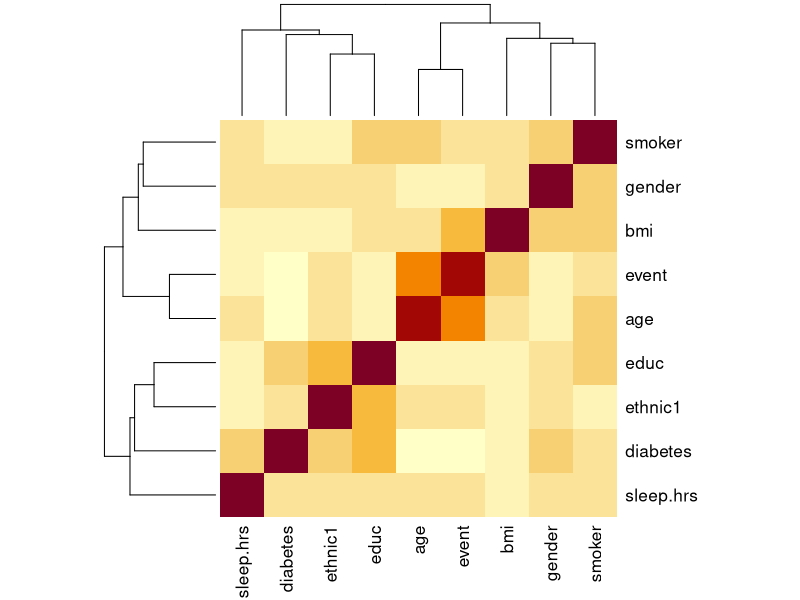
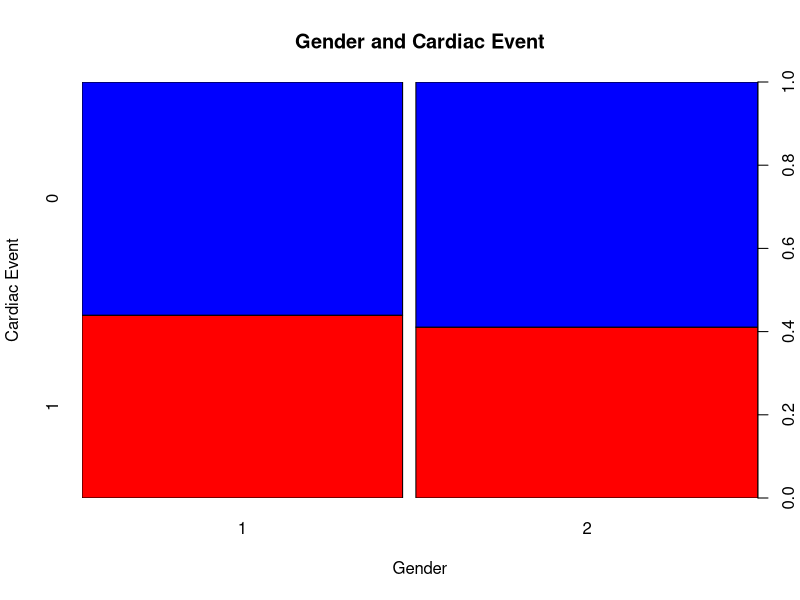
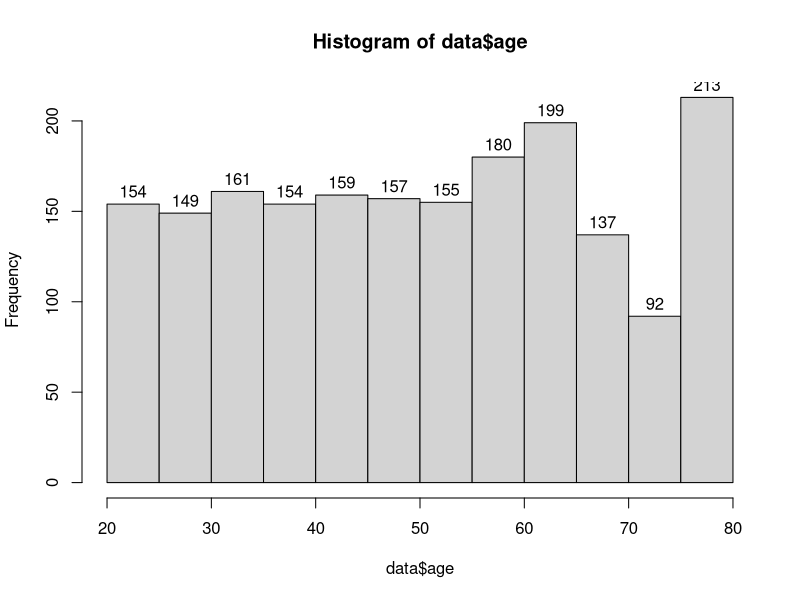
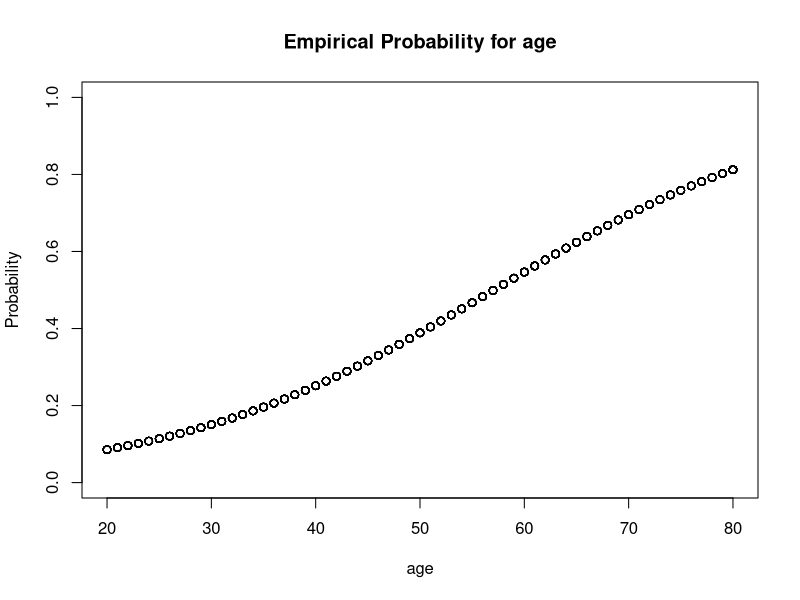
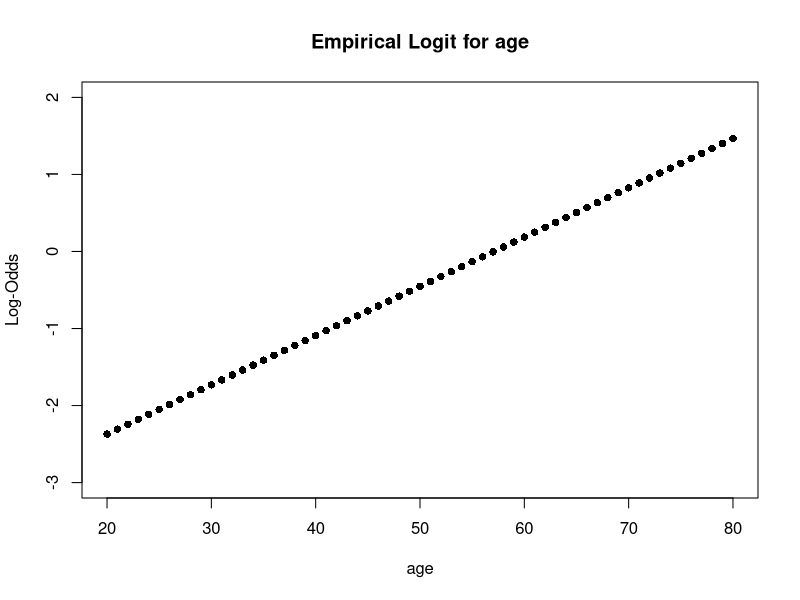
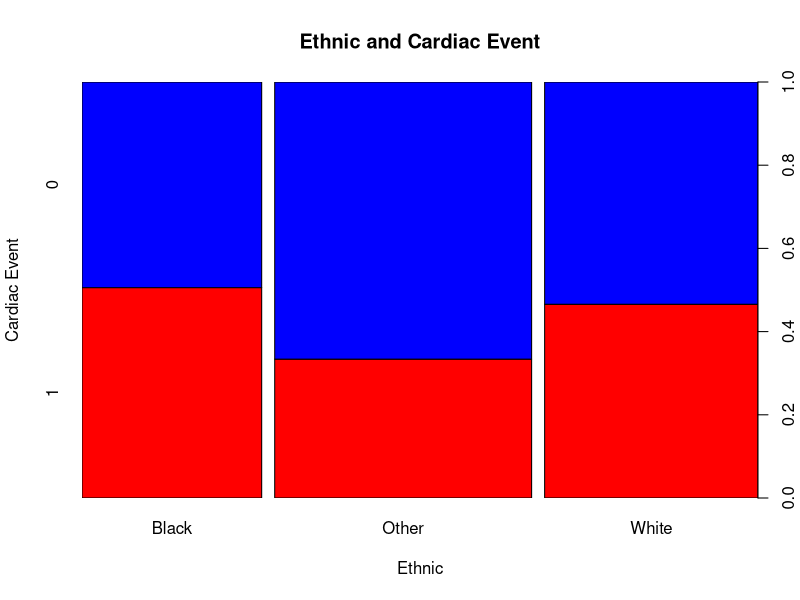
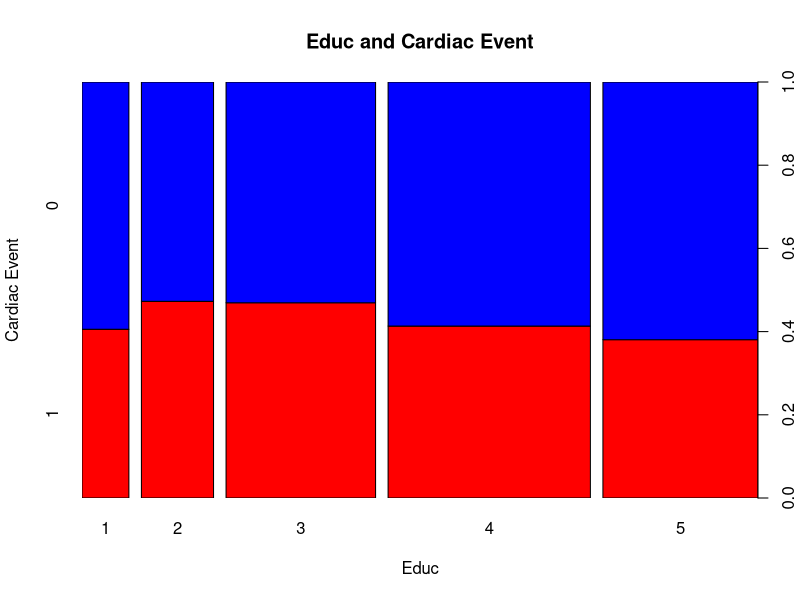
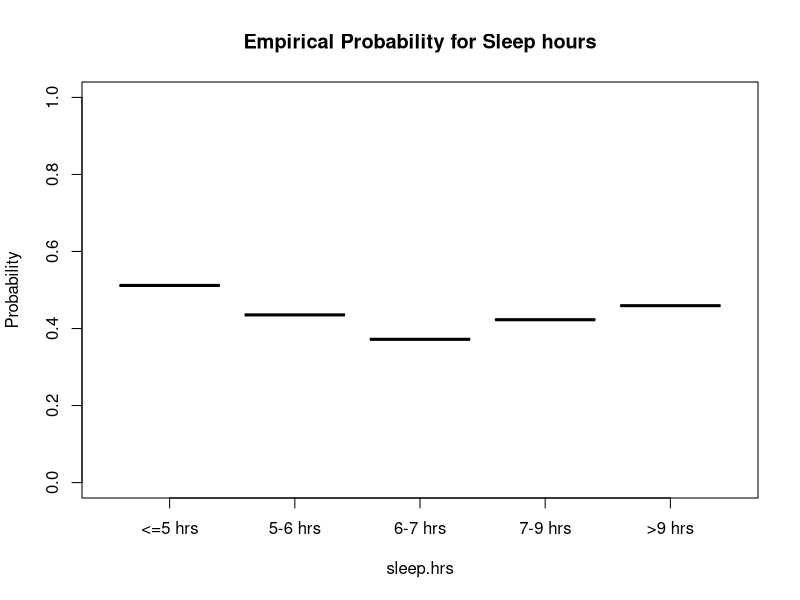

These charts were generated, in order, by the following R code: (Note: this script raises an error after producing the figures.)
## ---- chunk 1
knitr::opts_chunk$set(echo = TRUE)
## ---- chunk 2
# Loading required packages
library(dplyr)
library(ggplot2)
library("vcdExtra")
library(lmtest)
library(MASS)

## ---- chunk 3
# Load the CSV file
data_old <- read.csv("final_cardiac_data.csv")

# Data Overview
head(data_old)
## ---- chunk 4
# Remove identifier columns
data <- data_old[, !(names(data_old) %in% c("X", "seqn"))]

# Run summary statistics to get overview
summary(data)
## ---- chunk 5
# Find the correlation between each predictor
# Use it to check for collinearity when running regression models to predict missing values
cor_matrix <- cor(na.omit(data))
cor_matrix
## ---- chunk 6
# Use heat map to visualize correlation matrix 
heatmap(cor_matrix)
## ---- chunk 7
table(data$event)
data$event <- as.factor(data$event)
## ---- chunk 8
table(data$gender)
data$gender <- as.factor(data$gender)

gender_tab <- table(data$event, data$gender)

# Mosaic plot for gender
spineplot(t(gender_tab), main = "Gender and Cardiac Event", 
          xlab="Gender", ylab="Cardiac Event", col=c("red","blue"))
## ---- chunk 9
hist(data$age, labels = T)

# Slicing plot for age
age.fac = factor(cut(data$age, breaks=15),labels=1:15)
table(age.fac)

# Empirical probs for each category
age.prob <- tapply(data$event, age.fac, mean)
age.slice.avg <- tapply(data$age, age.fac, mean)
age.elogits <- log(age.prob/(1-age.prob))
# Run logistic regression on simulated data
age.out <- glm(event ~ age, data = data, family = 'binomial')

# Graph predicted and empirical probabilities
plot(data$age, age.out$fitted.values, ylab='Probability', ylim=c(0,1), xlab = 'age', main='Empirical Probability for age')
points(age.slice.avg, age.prob, pch=16, col='blue')

age.pred <- age.out$fitted.value
age.plogits <- log(age.pred/(1-age.pred))
plot(data$age, age.plogits, pch=16, ylab='Log-Odds', ylim=c(-3, 2), xlab = 'age', main='Empirical Logit for age')
points(age.slice.avg, age.elogits, pch=16, col='blue')
## ---- chunk 10
table(data$ethnic1)
data <- data %>%
  mutate(ethnic1 = case_when(
    ethnic1 == 1 ~ "Other",
    ethnic1 == 2 ~ "Other",
    ethnic1 == 3 ~ "White",
    ethnic1 == 4 ~ "Black",
    ethnic1 == 5 ~ "Other",
    TRUE ~ as.character(ethnic1)
  ))

ethnic_tab <- table(data$event, data$ethnic1)
spineplot(t(ethnic_tab), main = "Ethnic and Cardiac Event", 
          xlab="Ethnic", ylab="Cardiac Event", col=c("red","blue"))

data$ethnic1 <- as.factor(data$ethnic1)
## ---- chunk 11
table(data$educ)
# Since educ = 9 means Don't know, it's hard to assign value and with only one record. Remove the record
data <- data[data$educ != 9, ]

educ_tab <- table(data$event, data$educ)
spineplot(t(educ_tab), main = "Educ and Cardiac Event", 
          xlab="Educ", ylab="Cardiac Event", col=c("red","blue"))

CMHtest(educ_tab)
data$educ <- as.factor(data$educ)
## ---- chunk 12
# Only keep records without N/A value to do the predict
data_no_na <- na.omit(data)
## ---- chunk 13
# According to the correlation, use the highest possible predictors
# Use linear regression or logistic regression to predict the value of the NA
sleep_fit <- lm(sleep.hrs ~ gender+age+ethnic1+educ, data)
summary(sleep_fit)
## ---- chunk 14
# Based on first try, use the most significant predictors
sleep_fit1 <- lm(sleep.hrs ~ gender+ethnic1, data)
summary(sleep_fit1)
## ---- chunk 15
# Evaluate Model Performance
# Predicted values from the model
predicted_sleep <- predict(sleep_fit1, newdata = data_no_na)

# R-squared (R²); low R^2 values, so regression model does not perform well. Thus, we decide to replace all NAs with meidan value.
rsquared <- 1 - (sum((data_no_na$sleep.hrs - predicted_sleep)^2) / sum((data_no_na$sleep.hrs - mean(data_no_na$sleep.hrs))^2)); rsquared
## ---- chunk 16
# Replace the missing value using the predict model
# Find rows with missing values
sleep_rows_with_na <- is.na(data$sleep.hrs)
data$sleep.hrs[sleep_rows_with_na] <- median(data_no_na$sleep.hrs)

# Check Result
sum(is.na(data$sleep.hrs))
summary(data$sleep.hrs)
## ---- chunk 17
# Creating Slicing plot for sleeping hrs

# Table to show distribution
table(data$sleep.hrs)

# According to data distribution, we can find the numbers of observation having sleep hours less than 5 hours and the number for having sleep hours more than 9 hours is much less than that in other time. So we plan to divide the time to, less and equal to 5 hrs, 5-6 hrs, 6-7 hrs, 7-9 hrs, and more than 9 hrs.
data$sleep.hrs <- cut(data$sleep.hrs, breaks=c(-Inf, 5, 6, 7, 9, Inf), labels=c("<=5 hrs", "5-6 hrs", "6-7 hrs", "7-9 hrs", ">9 hrs"))
table(data$sleep.hrs)

sleep.fac = factor(data$sleep.hrs)

# Empirical probs for each category
sleep.prob <- tapply(data$event, sleep.fac, mean)
sleep.slice.avg <- tapply(data$sleep.hrs, sleep.fac, mean)
sleep.elogits <- log(sleep.prob/(1-sleep.prob))

# Run logistic regression on simulated data
sleep.out <- glm(event ~ sleep.hrs, data = data, family = 'binomial')

# Graph predicted and empirical probabilities
plot(data$sleep.hrs, sleep.out$fitted.values, ylab='Probability', ylim=c(0,1), xlab = 'sleep.hrs', main='Empirical Probability for Sleep hours', type="l")
points(sleep.slice.avg, sleep.prob, pch=16, col='blue')

slepp.pred <- sleep.out$fitted.value
sleep.logits <- log(slepp.pred/(1-slepp.pred))
plot(data$sleep.hrs, sleep.logits, pch=16, ylab='Log-Odds', ylim=c(-1, 1), xlab = 'sleep.hrs', main='Empirical Logits for Sleep hours', type="l")
points(sleep.slice.avg, sleep.elogits, pch=16, col='blue')

# Slicing plot shows that different steps instead of straight line, so code sleep hrs as categorical variable.
## ---- chunk 18
# Mosaic plot for sleep hrs
sleep_tab <- table(data$event, data$sleep.hrs)
spineplot(t(sleep_tab), main = "Sleep Hours and Cardiac Event", 
          xlab="Sleep Hours", ylab="Cardiac Event", col=c("red","blue"))

CMHtest(sleep_tab) # The results shows that sleep hrs and cardiac event have no linear association
## ---- chunk 19
# Convert sleep to factor
data$sleep.hrs <- as.factor(data$sleep.hrs)
## ---- chunk 20
# Create a table to view the distribution of data
table(data$diabetes)

# Change Don't know as NaN, which will be processed later.
data$diabetes[data$diabetes == 9] <- NaN

diabete_tab <- table(data$event, data$diabetes)
spineplot(t(diabete_tab), main = "Diabetes Status and Cardiac Event", 
          xlab="Diabetes Status", ylab="Cardiac Event", col=c("red","blue"))

# Run trend data
CMHtest(diabete_tab)

# The trend test shows that there is a linear association, so keep borderline category
## ---- chunk 21
# Since diabetes has three categories, it is challenging to run logistic regression to predict diabetes status for NA
# Thus, we removed all NA
data<-subset(data, !is.na(diabetes))

# Recode diabete as ordinal categorical varaibles
data$diabetes[data_no_na$diabetes == 2] <- 0 
data$diabetes[data_no_na$diabetes == 1] <- 2
data$diabetes[data_no_na$diabetes == 3] <- 1

# Check if na exists
table(data$diabetes,useNA = "ifany")
## ---- chunk 22
diabete_tab <- table(data$event, data$diabetes)
spineplot(t(diabete_tab), main = "Diabetes Status and Cardiac Event", 
          xlab="Diabetes Status", ylab="Cardiac Event", col=c("red","blue"))
## ---- chunk 23
# check distribution for smoker
table(data$smoker)

smoker_tab <- table(data$event, data$smoker)

# For Categorical response, first Categorize the result to (0-No smoke; 1-smoke)
# turn 2 into 0, which not only turns data to correct format of data for logistic regression but also more intuitive.
data$smoker[data$smoker == 2] <- 0
smoke_pr <- glm(smoker ~ gender + educ + age, data = data, family = binomial)

# Model evaluation
summary(smoke_pr)
data_no_na$smoker[data_no_na$smoker == 2] <- 0
predicted_smoker <- ifelse(predict(smoke_pr, newdata = data_no_na) >= 0.5, 1, 0)
mean(data_no_na$smoker == predicted_smoker)
## ---- chunk 24
# Missing value replace
rows_with_na <- is.na(data$smoker)
predicted_probabilities <- predict(smoke_pr, newdata = data[rows_with_na, ], type = "response")
data$smoker[rows_with_na] <- ifelse(predicted_probabilities >= 0.5, 1, 0)
data$smoker<-as.factor(data$smoker)
# Check Result
sum(is.na(data$smoker))
summary(data$smoker)
## ---- chunk 25
# According to the correlation, use the highest possible predictors
bmi_model = lm(bmi ~ educ + age + gender + ethnic1, data)
summary(bmi_model)

# Based on first try, use the most significant predictors
bmi_model1 = lm(bmi ~ gender + ethnic1, data)
summary(bmi_model1)
## ---- chunk 26
# Evaluate Model Performance
# Predicted values from the model

# R-squared (R²)

predicted_bmi <- predict(bmi_model1, newdata = data_no_na)

# R-squared (R²); low R^2 values, so regression model does not perform well.
rsquared <- 1 - (sum((data_no_na$bmi - predicted_bmi)^2) / sum((data_no_na$bmi - mean(data_no_na$bmi))^2)); rsquared
## ---- chunk 27
# Have terrible result in model, so we decided to use the median value to replace the missing value
rows_with_na <- is.na(data$bmi)
data$bmi[rows_with_na] <- median(data_no_na$bmi)
## ---- chunk 28
# Check Result
sum(is.na(data$bmi))
summary(data$bmi)
## ---- chunk 29
# Slicing plot for BMI

bmi.fac = factor(cut(data$bmi, breaks=c(-Inf, 25, 30, 35, Inf)),labels=c("<=25, 25-30, 30-35, >35"))
table(bmi.fac)
# Empirical probs for each category
bmi.prob <- tapply(data$event, bmi.fac, mean)
bmi.slice.avg <- tapply(data$bmi, bmi.fac, mean)
bmi.elogits <- log(bmi.prob/(1-bmi.prob))
# Run logistic regression on simulated data
bmi.out <- glm(event ~ bmi, data = data, family = 'binomial')

# Graph predicted and empirical probabilities
plot(data$bmi, bmi.out$fitted.values, ylab='Probability', ylim=c(0,1), xlab = 'bmi', main='Empirical Probability for BMI')
points(bmi.slice.avg, bmi.prob, pch=16, col='blue')

bmi.pred <- bmi.out$fitted.value
bmi.logits <- log(bmi.pred/(1-bmi.pred))
plot(data$bmi, bmi.logits, pch=16, ylab='Log-Odds', ylim=c(-2, 2), xlab = 'bmi', main='Empirical Logits for BMI')
points(bmi.slice.avg, bmi.elogits, pch=16, col='blue')

# According to the slicing plot, the log-odds of bmi is strictly numerical, so we treat it numerical.
## ---- chunk 30
# Confirm that there's no NA left
anyNA(data)
## ---- chunk 31
summary(data)
## ---- chunk 32
# Chi-sq test for categorical predictors

# gender
chisq.test(gender_tab)

# ethnic
chisq.test(ethnic_tab)

# sleep
chisq.test(sleep_tab)

# educ
chisq.test(educ_tab)

# diabetes
chisq.test(diabete_tab)

# smoker
chisq.test(smoker_tab)

# Gender and diabetes don't seem to be good predictors of cardiac event.
## ---- chunk 33
# LR test for numerical predictors

# age
glm.age.null <- glm(event ~ 1, data = data, family = binomial)
glm.age <- glm(event ~ age, data = data, family = binomial)
lrtest(glm.age.null, glm.age)

# bmi
glm.bmi.null <- glm(event ~ 1, data = data, family = binomial)
glm.bmi <- glm(event ~ bmi, data = data, family = binomial)
lrtest(glm.bmi.null, glm.bmi)

# Both age and bmi are good predictors of cardiac event.

## ---- chunk 34

# Slicing plots from Step 2 shows that no transformation is needed
# We are focusing on exploring the interaction terms in this section.

# interaction.plot(data$diabetes, data$smoker, response = as.numeric(data$event), trace.label = "smoker", fun=mean)
catv<-c("gender","diabetes","smoker","ethnic1","educ") # categorical
vars<-colnames(data)[!colnames(data)=="event"] # everything except response var.

for (i in catv){
  for (j in vars){
    if (i!=j){ 
      interaction.plot(
      x.factor = as.factor(data[[j]]),
      trace.factor = as.factor(data[[i]]),
      response = as.numeric(as.character(data$event)), 
      type = "l", legend = TRUE,
      xlab=j,
      ylab="Event",
      trace.label = i
    )}
  }
}
## ---- chunk 35
# Prettified table with signif. indicator:
predictors<-c("gender" ,"age","ethnic1","educ" ,"sleep.hrs", "diabetes" ,"smoker"  ,"bmi")
lrfunction <- function(i, j, data) {
  formula_str <- paste("event ~", i, "+", j, "+", i, ":", j)
  model1 <- glm(formula_str, data = data, family = binomial)
  formula_str <- paste("event ~", i, "+", j)
  model2 <- glm(formula_str, data = data, family = binomial)
  lr_test <- lrtest(model1, model2)

  pvalue <- lr_test$Pr[2]
  significance <- ifelse(pvalue < 0.01, "**", ifelse(pvalue < 0.05, "*", ""))

  result <- data.frame(term1 = i, term2 = j, pvalue = pvalue, significance = paste0(round(pvalue, 3),significance))
  return(result)
}

interaction_results <- data.frame(term1 = character(), term2 = character(), pvalue = numeric(), significance = character(), stringsAsFactors = FALSE)

for (i in 1:(length(predictors))) {
  for (j in 1:(length(predictors))) {
    if (i == j) {
      pvalue <- NaN
      significance <- ""
    } else {
      result <- lrfunction(predictors[[i]], predictors[[j]], data)
      pvalue <- result$pvalue
      significance <- result$significance
    }
    interaction_results <- rbind(interaction_results, data.frame(term1 = predictors[[i]], term2 = predictors[[j]], pvalue = pvalue, significance = significance))
  }
}

interaction_matrix <- reshape2::acast(interaction_results, term1 ~ term2, value.var = "significance")

interaction_matrix
## ---- chunk 36
write.csv(interaction_matrix, ".\\interaction_result.csv", row.names=TRUE)
## ---- chunk 37
par(mfrow = c(1, 1))
par(mfrow = c(2, 2), mar = c(4, 4, 2, 1))
#options(repr.plot.width = 50, repr.plot.height = 20)


interaction.plot(
  x.factor = as.factor(data$gender),
  trace.factor = as.factor(data$educ),
  response =as.numeric(as.character(data$event))
  , type = "l", legend = TRUE,
  xlab="gender",
  ylab="event",
  trace.label = "educ",
  main="p-value: 0.002665085")
  
interaction.plot(
  x.factor = as.factor(data$age),
  trace.factor = as.factor(data$ethnic1),
  response = as.numeric(as.character(data$event))
  , type = "l", legend = TRUE,
  xlab="age",
  ylab="event",
  trace.label = "ethnic",
  main="p-value: 0.03264694")
  
interaction.plot(
x.factor = as.factor(data$sleep.hrs),
trace.factor = as.factor(data$ethnic1),
response =as.numeric(as.character(data$event))
, type = "l", legend = TRUE,
xlab="sleep hour",
ylab="event",
trace.label = "ethnic",
main="p-value: 0.04004753")

interaction.plot(
x.factor = as.factor(data$ethnic1),
trace.factor = as.factor(data$smoker),
response =as.numeric(as.character(data$event))

, type = "l", legend = TRUE,
xlab="ethnic",
ylab="event",
trace.label = "smoker",
main="p-value: 0.04341657")

# Set a higher threshold (alpha = 0.01), so only the interaction term between gender and education is significant.
## ---- chunk 38
# Evaluate Full Model
full.model <- glm(event ~.+educ*gender, data = data, family = binomial)
summary(full.model)

# AIC Backward Selection
step(full.model,direction="backward", k=2)
## ---- chunk 39
# BIC Backward Selection
step(full.model,direction="backward", k=log(nrow(data)), k.out=log(nrow(data)))
## ---- chunk 40
## ROC curve:
library(pROC)
final.model<-glm(event~age+ethnic1+smoker+bmi,data,family=binomial)
probs <- predict(final.model, type = "response")

roc <- roc(data$event, probs)
plot(roc, print.auc = TRUE)
## ---- chunk 41
# install.packages(caret)
library(caret)
predicted_classes <- ifelse(probs > 0.5, 1, 0)
confusion_matrix <- caret::confusionMatrix(factor(data$event), factor(predicted_classes))

# Full results:
print(confusion_matrix) 

# Table only:
confusion_matrix$table

## ---- chunk 42
library(ggplot2)
library(dplyr)
## Age+smoker
mean_bmi <- mean(data$bmi)
mean_age <- mean(data$age)

plot_data <- expand.grid(
  age = seq(min(data$age), max(data$age), length.out = 100),  # Adjust the length.out as needed
  smoker = as.factor(c(0, 1)),
  ethnic1= "Other",
  bmi = mean_bmi
)

plot_data$predicted_prob <- predict(final.model, newdata = plot_data, type = "response")

plot.as<-ggplot(plot_data, aes(x = age, y = predicted_prob, color = factor(smoker))) +
  geom_line() +
  labs(title = "Probability Plot (age:smoker)",y="Predicted P(event)") +
  scale_color_manual(values = c("blue", "red"))  

## Age+ethnic
plot_data <- expand.grid(
  age = seq(min(data$age), max(data$age), length.out = 100), 
  smoker = as.factor(0),
  ethnic1= as.factor(c("Black","Other", "White" )),
  bmi = mean_bmi
)

plot_data$predicted_prob <- predict(final.model, newdata = plot_data, type = "response")
plot.ae<-ggplot(plot_data, aes(x = age, y = predicted_prob, color = factor(ethnic1))) +
  geom_line() +
  labs(title = "Probability Plot (age:ethnicity)",y="Predicted P(event)") +
  scale_color_manual(values = c("black", "red","blue"))  

## bmi+smoker
plot_data <- expand.grid(
  bmi = seq(min(data$bmi), max(data$bmi), length.out = 100),  # Adjust the length.out as needed
  smoker = as.factor(c(0, 1)),
  ethnic1= "Other",
  age = mean_age
)

plot_data$predicted_prob <- predict(final.model, newdata = plot_data, type = "response")

plot.bs<-ggplot(plot_data, aes(x = bmi, y = predicted_prob, color = factor(smoker))) +
  geom_line() +
  labs(title = "Probability Plot (bmi:smoker)",y="Predicted P(event)") +
  scale_color_manual(values = c("blue", "red"))  

## bmi+ethnic
plot_data <- expand.grid(
  bmi = seq(min(data$bmi), max(data$bmi), length.out = 100), 
  smoker = as.factor(0),
  ethnic1= as.factor(c("Black","Other", "White" )),
  age = mean_age
)

plot_data$predicted_prob <- predict(final.model, newdata = plot_data, type = "response")
plot.be<-ggplot(plot_data, aes(x = bmi, y = predicted_prob, color = factor(ethnic1))) +
  geom_line() +
  labs(title = "Probability Plot (bmi:ethnicity)",y="Predicted P(event)") +
  scale_color_manual(values = c("black", "red","blue"))  

combined_plot_h1 <- plot.as + plot.ae
combined_plot_h2 <-plot.bs + plot.be

tiff("test.tiff", units="in", width=10, height=5, res=300)
combined_plot_h1/combined_plot_h2
dev.off()

## ---- chunk 43
plot_data <- expand.grid(
  bmi = seq(min(data$bmi), max(data$bmi), length.out = 100), 
  smoker = as.factor(0),
  ethnic1= as.factor(c("Black","Other", "White" )),
  age = mean_age
)

plot_data$predicted_prob <- predict(final.model, newdata = plot_data, type = "response")
ggplot(plot_data, aes(x = bmi, y = predicted_prob, color = factor(ethnic1))) +
  geom_line() +
  labs(title = "Probability Plot (bmi:ethnicity)",y="Predicted P(event)") +
  scale_color_manual(values = c("black", "red","blue"))  
## ---- chunk 44
tiff("levelplot.tiff", units="in", width=10, height=5, res=300)
levelplot(cor_matrix,scale=list(x=list(rot=45)),xlab=NULL,ylab=NULL)
dev.off()
